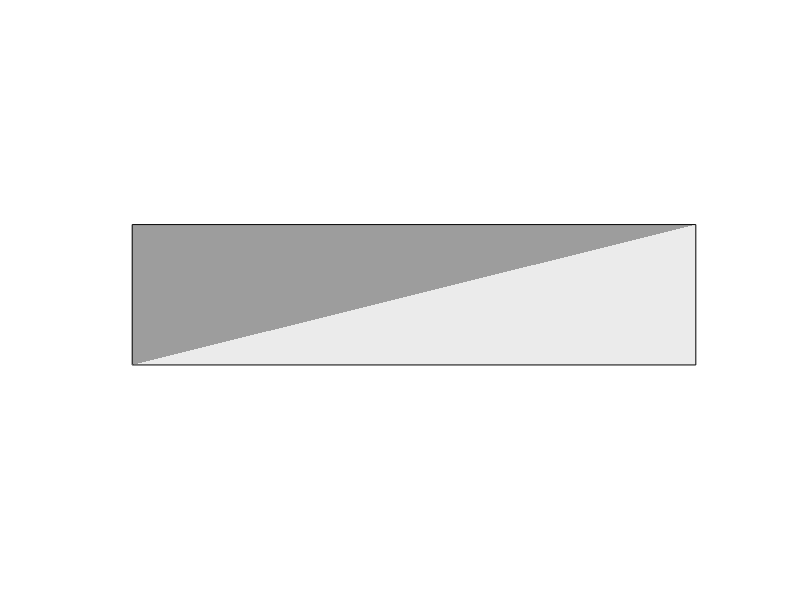

The MATLAB script that drew this image: (Note: this script raises an error after producing the figure.)
function pendulum2()

outputDir = fullfile(getenv('HOME'),'UNI','MXB362','week5');
if ~exist(outputDir,'dir')
    mkdir(outputDir)
end
filename = fullfile(outputDir,'pendulum_animation.gif');
if exist(filename,'file')
    delete(filename)
end

RecordAnimation = 1;

clear global
global g m L
g = 9.81;

L0 = 1;
LM = 16;
G = 51;

x0 = [pi/6,0];

% Solve the equations of motion for each pendulum
for ll = 1:LM
    L = L0*(G/(G+ll-1)).^2;
    [t,x] = ode45(@DE2,[0:0.05:120],x0);
    Angle = x(:,1);
    Y(:,ll) = -L.*cos(Angle);
    X(:,ll) = L.*sin(Angle);
end

% Initialise the figure
h = figure(1); clf; hold on;
view([-90 -5]); camlight; axis off vis3d
xlim([0 1.2]); ylim([-1.1 1.1]); zlim([-1.1 0]);

PP = patch([1.1 1.1 1.1 1.1],[-1 1 1 -1],[0 0 -1 -1],0.5*ones(1,3));

[Xs,Ys,Zs] = sphere(15);
SS = 0.04; Xs = Xs.*SS; Ys = Ys.*SS; Zs = Zs.*SS;

CL = parula(LM); CL = CL(end:-1:1,:);
Is_3D = 0;

% Create each frame of the animation
for t = 1:length(X)
    for ll = 1:LM

        if Is_3D == 0
            pp(2*(ll)-1) = plot3(ll./LM,X(t,ll),Y(t,ll),'.','markersize',20,'color',CL(ll,:));
            pp(2*(ll)) = plot3([ll ll]./LM,[0 X(t,ll)],[0 Y(t,ll)],'-','markersize',20,'color',0.8.*ones(1,3));
        else
            pp(2*(ll)) = plot3([ll ll]./LM,[0 X(t,ll)],[0 Y(t,ll)],'-','markersize',20,'color',0.2.*ones(1,3));
            pp(2*(ll)-1) = surf(ll./LM+Xs,X(t,ll)+Ys,Y(t,ll)+Zs);
            set(pp(2*(ll)-1),'edgecolor','none','facecolor',CL(ll,:),'ambientstrength',0.04,'DiffuseStrength',0.8);
        end
    end

    if RecordAnimation == 1
        frame = getframe(h);
        im = frame2im(frame);
        [imind,cm] = rgb2ind(im,256);

        if t == 1
            imwrite(imind,cm,filename,'gif','Loopcount',inf,'DelayTime',0.02);
        else
            imwrite(imind,cm,filename,'gif','WriteMode','append','DelayTime',0.02);
        end
    end

    drawnow
    if t < length(X)
        delete(pp)
    end
end
end

function dxdt = DE2(t,x)
global g L

dxdt = [x(2); -g/L*sin(x(1))];
end
